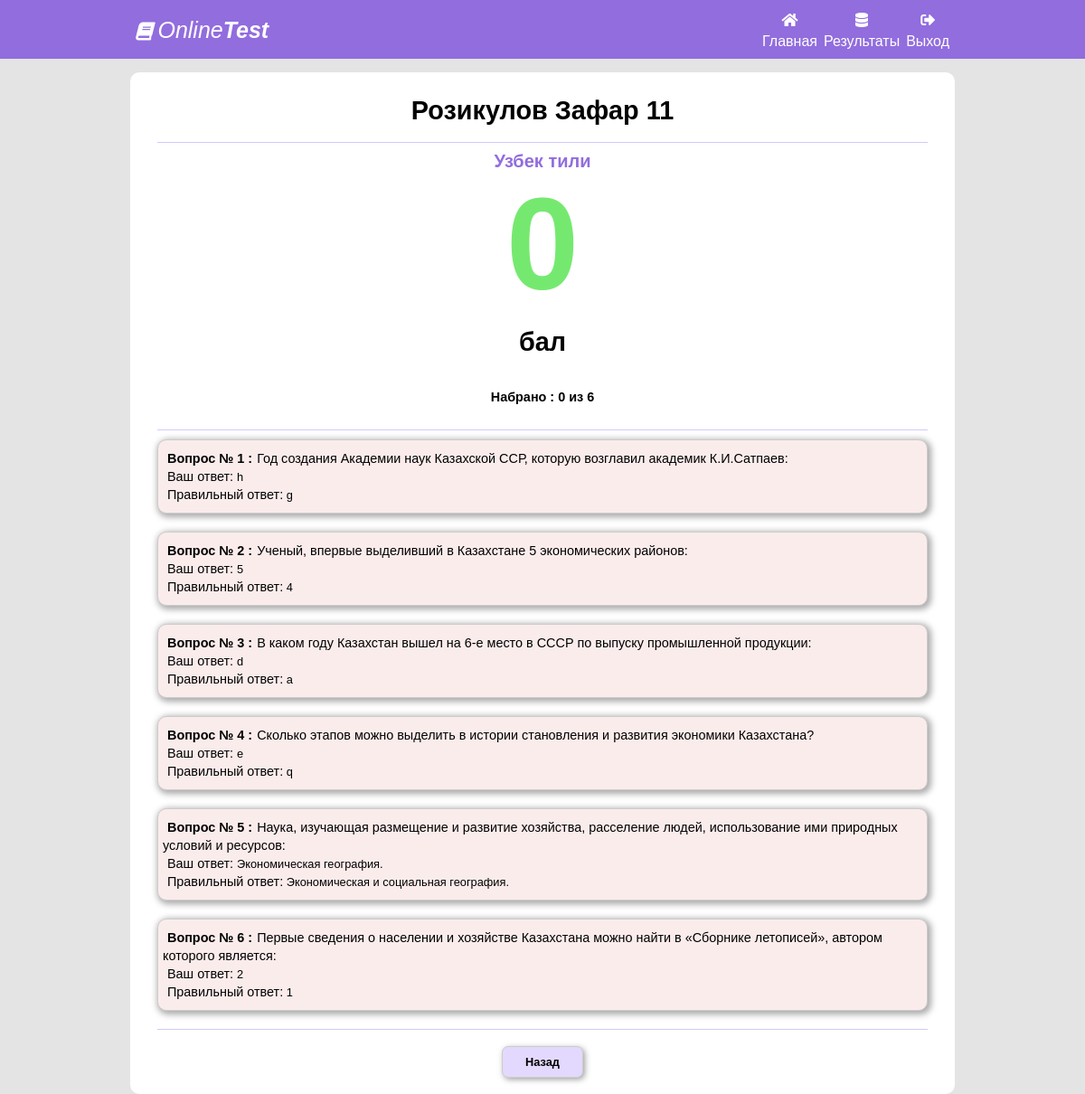
Page /analize/2 (signed in) on the committed database.
### main/models.py (models this page shows, shortened)
class UserTestItem(models.Model):
    title = models.CharField(max_length=200, blank=True)
    test = models.ForeignKey(Test, on_delete=models.CASCADE, default="")
    user = models.ForeignKey(User, on_delete=models.CASCADE, default="")
    start_date = models.DateTimeField()
    stop_date = models.DateTimeField()
    ball = models.IntegerField(default=0)
    count_question = models.IntegerField(default=0)
    true_question = models.IntegerField(default=0)
    questions = models.CharField(max_length=300, default='', blank=True)

class User(models.Model):
    first_name = models.CharField(max_length=300)
    last_name = models.CharField(max_length=300)
    iin = models.CharField(max_length=300, null=True)
    parol = models.CharField(max_length=300, null=True)
    valid_till = models.DateTimeField(max_length=300, null=True)
    clas = models.ForeignKey(Class, on_delete=models.CASCADE)
    ball = models.IntegerField(default=0)
    rating = models.IntegerField(default=0)

class Class(models.Model):
    title = models.CharField(max_length=300)

class Test(models.Model):
    title = models.CharField(max_length=300, blank=True, default="")
    subject = models.ForeignKey(Subject, on_delete=models.CASCADE)
    clas = models.ForeignKey(Class, on_delete=models.CASCADE)
    start_time = models.DateTimeField()
    stop_time = models.DateTimeField()
    limit = models.IntegerField(default=40)
    description = models.TextField()

class UserTestItemVariant(models.Model):
    user_test_item = models.ForeignKey(UserTestItem, on_delete=models.CASCADE)
    test_item = models.ForeignKey(TestItem, on_delete=models.CASCADE)
    user_variant = models.IntegerField(default=0)
    correct_variant = models.IntegerField(default=0)
    ball = models.IntegerField(default=0)

class TestItem(models.Model):
    test = models.ForeignKey(Test, on_delete=models.CASCADE)
    question = models.TextField()
    answer_1 = models.TextField()
    answer_2 = models.TextField()
    answer_3 = models.TextField()
    answer_4 = models.TextField()
    answer_5 = models.TextField()
    correct_answer = models.IntegerField()

### main/views.py (the view)
# urls.py: path('analize/<int:test_id>', analizeHandler),
def analizeHandler(request, test_id):
    test_info = None
    test_id = test_id
    test_user_item_variants = []
    if not request.user.is_authenticated:
        tests = []
        current_user = request.session.get('user_id', None)
        if current_user:
            current_user = User.objects.get(id=int(current_user))
            if current_user:
                test_info = UserTestItem.objects.filter(user__id=int(current_user.id)).filter(id=test_id)
                if test_info:
                    test_info = test_info[0]
    else:
        test_info = UserTestItem.objects.get(id=test_id)
    if test_info:
        test_user_item_variants = UserTestItemVariant.objects.filter(user_test_item__id = test_id)
    return render(request, 'analize.html', {'test_user_item_variants':test_user_item_variants, 'test_info':test_info})

### templates/analize.html (shortened to what this page needs)
<!DOCTYPE html>
<html>
<head>
	<link rel="stylesheet" type="text/css" href="/static/style2.css">
	<link rel="stylesheet" href="https://use.fontawesome.com/releases/v5.6.1/css/all.css"
>
</head>
<body>
<div class="body">
<div class="nav">
	<div class="nav-bar">
	<div class="head-left" style="font-style:italic;">
		<i class="fa fa-book" style="font-style:italic; font-size:20px;"></i>	Online<b>Test</b>
	</div>
	<div class="head-right">
		<div class="alla">
			<a href="/" class="nav-link">
				<i class="fas fa-home"></i>
				<span>Главная</span>
			</a>
		</div>
		<div class="alla">
			<a href="/results" class="nav-link">
				<i class="fas fa-database"></i>
				<span>Результаты</span>
			</a>
		</div>
		<div class="alla">
			<a href="/davay" class="nav-link">
				<i class="fas fa-sign-out-alt"></i>
				<span>Выход</span>
			</a>
		</div>
	</div>
	</div>
</div>
<div class="container">
	<div class="left-container"><br>
		{% if test_info %}
		<h1>{{ test_info.user.last_name }} {{ test_info.user.first_name }} {{ test_info.user.clas.title }}</h1>
		<hr class="hr-2">
		<center class="subject-1">
			{{ test_info.test.title }}
		</center>
		<div class="ball">
			{{ test_info.ball }}<br>
			<h1>бал</h1>
		</div>
		<br>
		<div class="count" style="text-align: center;margin: 0">Набрано : {{ test_info.ball }} из {{ test_info.count_question }}</div>
		<br>
		<hr class="hr-2">
		{% for ti in test_user_item_variants %}
		<div class="answer-list {% if ti.user_variant == ti.correct_variant %} bg-gren {% else %} bg-red {% endif %} ">
			<span class="question-1">Вопрос № {{ forloop.counter }} :</span><span class="question-2">{{ ti.test_item.question }}</span><br>
			{% if ti.user_variant != ti.correct_variant %}
			<span class="question-2">Ваш ответ: </span>
			{% if ti.user_variant == 1 %} {{ ti.test_item.answer_1 }} {% endif %}
			{% if ti.user_variant == 2 %} {{ ti.test_item.answer_2 }} {% endif %}
			{% if ti.user_variant == 3 %} {{ ti.test_item.answer_3 }} {% endif %}
			<br>
			<span class="question-2">Правильный ответ:</span>
			{% if ti.correct_variant == 1 %} {{ ti.test_item.answer_1 }} {% endif %}
			{% if ti.correct_variant == 3 %} {{ ti.test_item.answer_3 }} {% endif %}
			{% if ti.correct_variant == 4 %} {{ ti.test_item.answer_4 }} {% endif %}
			<br>
			{% endif %}
		</div>
		{% endfor %}
		<hr class="hr-2">
		<div class="nav-button">
			<a style="text-decoration:none;" href="/results"><input type="button" id="prev" class="input-button" name="prev-button" value="Назад"></a>
		</div><br>
		{% endif %}
	</div>
</div>
</div>
</body>
</html>

### static/style2.css (style rules this page uses)
body , a , li , div , p , span , ul { margin: 0 auto; padding: 0px; user-select: none; }
a { text-decoration:none; }
.body { background-color: #d5d5d566; }
.nav a { top:-10px; color:#fff; font-size:16px; display:grid; }
.nav-bar { width: 75%; }
.alla { display:inline-block; }
.head-left { display:inline-block; margin-top: 8px; }
.head-right { display:inline-block; float: right; text-align: center; margin-top: 4px; }
.nav { width: 100%; line-height:2; font-size: 25px; color: white; height: 65px; background-color: #926dde; }
.nav-link { position:relative; }
.container { margin-right: 30px; margin-top: 15px; margin-left: 30px; }
.left-container { width: 80%; background-color: white; border-radius: 10px ; }
.left-container h1 { font-family: "Segoe UI Semilight",Tahoma,Helvetica,Sans-Serif; color: #000; text-align: center; font-size: 1.8rem; font-style: normal; padding: 0 0 0; line-height: 100%; margin: 10px 30px 20px 30px; }
.hr-2 { border:none; height: 1px; margin:10px 30px 10px 30px; background-color: #d4c8fe; }
input { -webkit-writing-mode: horizontal-tb !important; text-rendering: auto; color: -internal-light-dark(black, white); letter-spacing: normal; word-spacing: normal; text-transform: none; text-indent: 0px; text-shadow: none; display: inline-block; text-align: start; appearance: textfield; background-color: -internal-light-dark(rgb(255, 255, 255), rgb(59, 59, 59)); -webkit-rtl-ordering: logical; cursor: text; margin: 0em; font: 400 13.3333px Arial; padding: 1px 2px; border-width: 2px; border-style: inset; border-color: -internal-light-dark(rgb(118, 118, 118), rgb(133, 133, 133)); border-image: initial; background-color: initial; cursor: default; appearance: auto; box-sizing: border-box; margin: 0 0 10px 30px; padding: initial; border: initial; }
.nav-button { float: inherit; text-align: center; }
.input-button { text-align: center; border: 1px solid #ccc; border-radius: 7px; font-family: "Segoe UI Regular",Tahoma,Helvetica,Sans-Serif; border-radius: 7px; color: #000; padding: 6px; font-size: 18px; background: #e3d9fe; width: 150px; margin-right: 0; display: block; cursor: pointer; -moz-transition: all .1s 10ms ease-in; -o-transition: all .1s 10ms ease-in; -webkit-transition: all .1s 10ms ease-in; -webkit-box-shadow: 2px 2px 6px 0 rgb(133 133 133 / 77%); -moz-box-shadow: 2px 2px 6px 0 rgba(133,133,133,.77); box-shadow: 2px 2px 6px 0 rgb(133 133 133 / 77%); }
#prev , #next { display: inline; padding: 7px; width: auto; min-width: 90px; margin: 8px 5px 0; font-weight: 600; font-size: 0.8rem; line-height: 1.2rem; }
.count { margin: 0 0 10px 30px; font-weight: 600; font-size: 0.9rem; }
body { background-color: #d5d5d566; font-family: sans-serif; font-weight: 100; }
.bg-red { background-color: #fbecec; }
.answer-list { padding: 10px 5px; margin:0 30px 20px 30px; font-size: 0.8rem; border: 1px solid #ccc; -webkit-border-radius: 10px; -moz-border-radius: 10px; border-radius: 10px; -webkit-box-shadow: 2px 2px 7px 2px rgb(171 169 171); -moz-box-shadow: 2px 2px 7px 2px rgba(171,169,171,1); box-shadow: 2px 2px 7px 2px rgb(171 169 171); }
.subject-1 { color: #926dde; font-size: 20px; line-height: 20px; font-weight: 600; }
.fas { color:#fff; font-size:16px; }
.question-1 { color: #000; line-height: 20px; font-size: 0.9rem; font-weight: 600; margin: 10px 0 5px; margin: 0 0 20px 5px; }
.question-2 { color: #000; line-height: 20px; font-size: 0.9rem; margin: 10px 0 5px; margin: 0 0 20px 5px; }
.ball { text-align: center; font-weight: 600; font-size: 9rem; color: #75e96f; }

### rows in the picture
UserTestItem: user.last_name "Розикулов", user.first_name "Зафар", user.clas "11", test "Узбек тили", ball "0", count_question "6"
UserTestItemVariant: test_item.question "Год создания Академии наук Казахской ССР, которую возглавил академик К.И.Сатпаев:", test_item.answer_2 "h", test_item.answer_4 "g"
UserTestItemVariant: test_item.question "Ученый, впервые выделивший в Казахстане 5 экономических районов:", test_item.answer_2 "5", test_item.answer_3 "4"
UserTestItemVariant: test_item.question "В каком году Казахстан вышел на 6-е место в СССР по выпуску промышленной продукции:", test_item.answer_1 "d", test_item.answer_4 "a"
UserTestItemVariant: test_item.question "Сколько этапов можно выделить в истории становления и развития экономики Казахстана?", test_item.answer_1 "e", test_item.answer_3 "q"
UserTestItemVariant: test_item.question "Наука, изучающая размещение и развитие хозяйства, расселение людей, использование ими природных условий и ресурсов:", test_item.answer_2 "Экономическая география.", test_item.answer_1 "Экономическая и социальная география."
UserTestItemVariant: test_item.question "Первые сведения о населении и хозяйстве Казахстана можно найти в «Сборнике летописей», автором которого является:", test_item.answer_3 "2", test_item.answer_1 "1"
